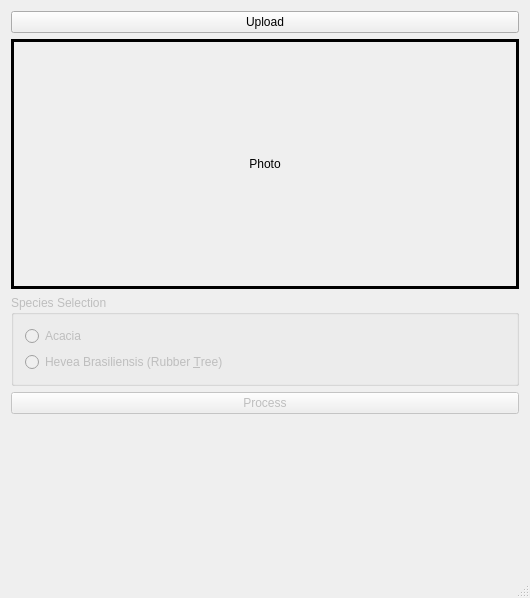
<?xml version="1.0" encoding="UTF-8"?>
<ui version="4.0">
 <class>MainWindow</class>
 <widget class="QMainWindow" name="MainWindow">
  <property name="geometry">
   <rect>
    <x>0</x>
    <y>0</y>
    <width>530</width>
    <height>598</height>
   </rect>
  </property>
  <property name="minimumSize">
   <size>
    <width>530</width>
    <height>598</height>
   </size>
  </property>
  <property name="maximumSize">
   <size>
    <width>16777215</width>
    <height>16777214</height>
   </size>
  </property>
  <property name="windowTitle">
   <string>Ident-Knot</string>
  </property>
  <widget class="QWidget" name="centralWidget">
   <layout class="QVBoxLayout" name="verticalLayout_3">
    <item>
     <layout class="QVBoxLayout" name="verticalLayout_2">
      <item>
       <widget class="QPushButton" name="pushButton_upload">
        <property name="text">
         <string>Upload</string>
        </property>
        <property name="icon">
         <iconset>
          <normaloff>icons/upload.png</normaloff>icons/upload.png</iconset>
        </property>
       </widget>
      </item>
      <item>
       <widget class="QLabel" name="label">
        <property name="minimumSize">
         <size>
          <width>250</width>
          <height>250</height>
         </size>
        </property>
        <property name="frameShape">
         <enum>QFrame::Box</enum>
        </property>
        <property name="lineWidth">
         <number>3</number>
        </property>
        <property name="text">
         <string>Photo</string>
        </property>
        <property name="alignment">
         <set>Qt::AlignCenter</set>
        </property>
       </widget>
      </item>
      <item>
       <widget class="QGroupBox" name="groupBox_radio">
        <property name="enabled">
         <bool>false</bool>
        </property>
        <property name="title">
         <string>Species Selection</string>
        </property>
        <layout class="QVBoxLayout" name="verticalLayout">
         <item>
          <widget class="QRadioButton" name="radioButton_Acacia">
           <property name="text">
            <string>Acacia</string>
           </property>
          </widget>
         </item>
         <item>
          <widget class="QRadioButton" name="radioButton_rubber">
           <property name="text">
            <string>Hevea Brasiliensis (Rubber &amp;Tree)</string>
           </property>
          </widget>
         </item>
        </layout>
       </widget>
      </item>
      <item>
       <widget class="QPushButton" name="pushButton_process">
        <property name="enabled">
         <bool>false</bool>
        </property>
        <property name="text">
         <string>Process</string>
        </property>
        <property name="icon">
         <iconset>
          <normaloff>icons/settings.png</normaloff>icons/settings.png</iconset>
        </property>
       </widget>
      </item>
     </layout>
    </item>
    <item>
     <widget class="QLabel" name="label_output">
      <property name="font">
       <font>
        <family>EucrosiaUPC</family>
        <pointsize>24</pointsize>
       </font>
      </property>
      <property name="text">
       <string/>
      </property>
      <property name="alignment">
       <set>Qt::AlignCenter</set>
      </property>
     </widget>
    </item>
   </layout>
  </widget>
  <widget class="QStatusBar" name="statusBar"/>
 </widget>
 <layoutdefault spacing="6" margin="11"/>
 <resources/>
 <connections/>
</ui>
